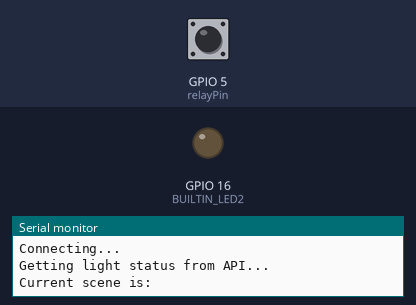
Recording of a sketch running on a simulated ESP8266 (NodeMCU). Shown: output pins drawn as LEDs (lit = HIGH), the last lines printed to the serial monitor. The inputs (shaded band) are chosen by the test bench; at power-on: GPIO 5 (relayPin) HIGH. WiFi joins after 1.5 s; servers stay silent unless stated; uploads are accepted with an empty reply.

Above: at 3.8 s.
At 5.9 s:
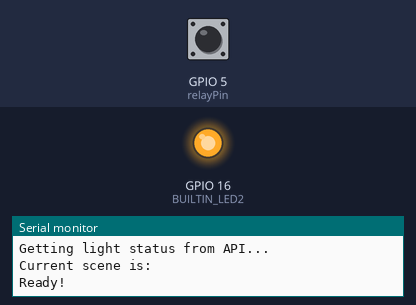
6.0 s: GPIO 5 (relayPin) pulled LOW for 0.15 s
Timing chart, 0 to 9.0 s (numbered marks = the images above; inputs shaded):
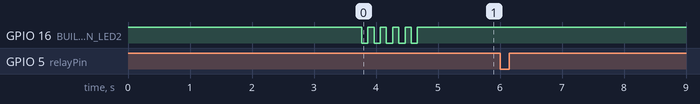

The sketch:

tna_lights_example.ino
```cpp
#include <Bounce2.h>
#include <ESP8266WiFi.h>
#include <ESP8266HTTPClient.h>
#include <ArduinoJson.h> // Requires ArduinoJson V5

Bounce debouncer = Bounce();

// WiFi Parameters
const char* ssid     = "ssid";
const char* password = "password";
const char* nanoleafIP = "192.168.1.xxx";
const char* apiKey = "your nanoleaf api key";
const int   port = 16021; //Don't change the port for Nanoleaf Panels

// Variables n stuff
String scene = "Critical"; // Change this to the name of the scene you want to trigger

int oldcritialstate = HIGH;
String nanoleafSelect;
String last_scene;
WiFiClient client;

// Pin stuff
const short int BUILTIN_LED2 = 16;//GPIO 16
int relayPin = 5; //GPIO 5


void setup() {
  pinMode(relayPin, INPUT_PULLUP);
  pinMode(BUILTIN_LED2, OUTPUT); // Initialize the BUILTIN_LED2 pin as an output
  digitalWrite(BUILTIN_LED2, HIGH); // Turn the LED off by making the voltage HIGH

  // After setting up the button, setup the Bounce instance. We are using a relay, so debouncing is needed.
  debouncer.attach(relayPin);
  debouncer.interval(5); // interval in ms

  Serial.begin(115200);
  WiFi.mode(WIFI_STA);
  WiFi.begin(ssid, password);

  while (WiFi.status() != WL_CONNECTED) {
    Serial.println("Connecting...");
    delay(500);
  }

  // We have to grab the current state of the lights only once at bootup because it takes forever (5-10s
  // for the ESP to receive the return from the request for some reason.
  Serial.println("Getting light status from API...");
  getNanoleaf();
  Serial.print("Current scene is: ");
  Serial.println(String(nanoleafSelect));
  // Flash the onboard LED so we know that we are ready to proceed
  for (int i = 0; i < 5; i++) {
    digitalWrite(BUILTIN_LED2, LOW);
    delay(100);
    digitalWrite(BUILTIN_LED2, HIGH);
    delay(100);
  }
  Serial.println("Ready!");
}


void loop() {

  debouncer.update();
  int criticalstate = debouncer.read();

  if (criticalstate != oldcritialstate) { //if state changed (high to low or low to high)
    if (criticalstate == 0) { //if relay is closed
      getNanoleaf(); // -------------------------------- If your lights are slow to react, comment out this line.
      Serial.println("Relay is on, changing scene...");
      oldcritialstate = criticalstate;
      putNanoleaf(scene);
    }
  }

  //Restore to original state
  if (criticalstate != oldcritialstate) { //if state changed (high to low or low to high)
    if (criticalstate == 1) { //if relay is open
      Serial.println("Restoring Scene...");
      putNanoleaf(nanoleafSelect);
      oldcritialstate = criticalstate;
    }
  }
}


void putNanoleaf(String scene) {
  const size_t capacity = JSON_OBJECT_SIZE(1);
  DynamicJsonBuffer jsonBuffer(capacity);

  JsonObject& root = jsonBuffer.createObject();
  root["select"] = scene;
  String nanoPUT;
  root.printTo(nanoPUT);
  Serial.print("nanoPUT: ");
  Serial.println(nanoPUT);

  // Send the PUT request
  if (client.connect(nanoleafIP, port)) {
    client.println(String("PUT /api/v1/") + apiKey + "/effects" + " HTTP/1.1");

    client.print("Host: ");
    client.println(nanoleafIP);
    client.println("Content-Type: application/json");
    client.print("Content-Length: ");
    client.println(nanoPUT.length());
    client.println();
    client.println(nanoPUT);
    client.println("Connection: Keep-Alive");
  }
}


void getNanoleaf() {
  if (client.connect(nanoleafIP, port)) {
    client.println(String("GET /api/v1/") + apiKey + " HTTP/1.1");
    client.print("Host: ");
    client.println(nanoleafIP);
    client.println("Connection: Keep-Alive");
    client.println();
    client.findUntil("\"select\":\"", "\0");
    nanoleafSelect = client.readStringUntil('\"');  // if light is on, set variable to true
  }
}
```
